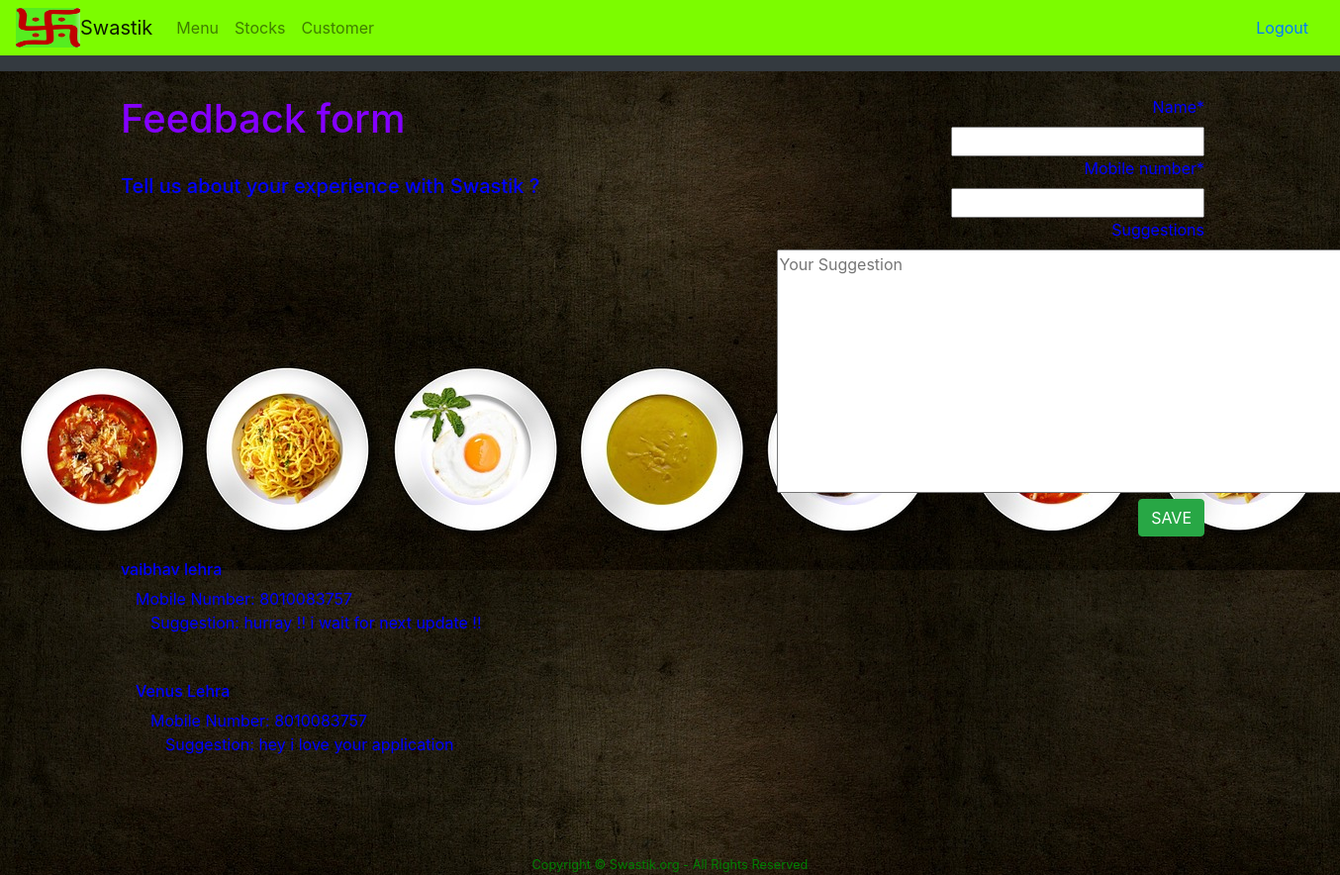
The app's page / (signed in) with its own data.
### frame/models.py (models this page shows)
class Feedback(models.Model):
	name   = models.CharField(max_length = 35)
	mobile_number   = models.CharField(max_length=12, unique=False)
	suggestions = models.TextField(blank=True, null=True)

### frame/views.py (the view, shortened to what this page needs)
# urls.py: path('', home_view, name= 'home'),
@login_required
def home_view(request, *args, **kwargs):
	ob = Feedback.objects.all()
	form = RawFeedbackForm()
	context = {
	    'form': form,
	    "ob":ob,
	}
	return render(request, "home.html", context)

### products/forms.py
class RawFeedbackForm(forms.ModelForm):
	class Meta:
		model =  Feedback
		fields = ('name','mobile_number','suggestions')
	def __init__(self,  *args, **kwargs):
		super(RawFeedbackForm, self).__init__(*args, **kwargs)
		self.fields['suggestions'].widget = forms.Textarea(
		                	    attrs={
		                	         "placeholder":"Your Suggestion",
		                	         "rows": 10,
		                	         "cols": 60
		                	    }
		                	)

### templates/home.html (shortened to what this page needs)
{% extends 'base.html' %}
{% load crispy_forms_tags %}
{% block content %}
<div class="container">
  <div class="row">
    <div class="col-md-7">
      <div class="row">
        <div style="color: blue">
            <h1>Feedback form </h1><br/>
            <h5>Tell us about your experience with Swastik ?</h5>
          </div>
        </div>
      </div><br/>
    <div class ="col-md-5">
      <div style="text-align:right; width:100%; padding:0;">
      <form method="POST"  action="{{ get_absolute_url }}" >
      {{ form|crispy }}
      <input class="btn btn-success" type="submit" value="SAVE"/>
      </form>
    </div>
    </div>
  </div>
</div>
<div style="text-align:left; width:100%; padding:0;">
<br/>
{% if user.is_authenticated %}
{% for i in ob reversed %}
  {% if  i.name  %}
    <h6>{{ i.name }}</h6>
<div class="container">
  <div class="row">
    <div class="col"><td>Mobile Number:       </td>
              <td>{{ i.mobile_number }}</td></div>
</div>
  <div class="col"><td>Suggestion:     </td>
              <td>{{ i.suggestions }}</td>
            </div>
 <br/><br/>
{% endif %}
 {% endfor %}
 {% endif %}
{% endblock %}

### records on screen
Feedback: name "vaibhav lehra", mobile_number "8010083757", suggestions "hurray !! i wait for next update !!"
Feedback: name "Venus Lehra", mobile_number "8010083757", suggestions "hey i love your application"
